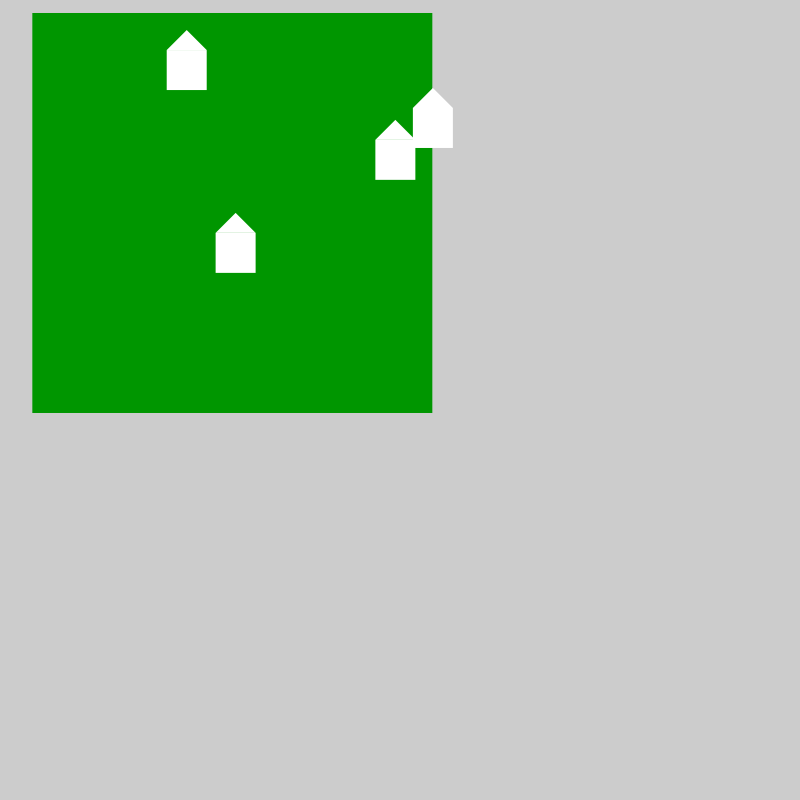
Frame 1 (no input)
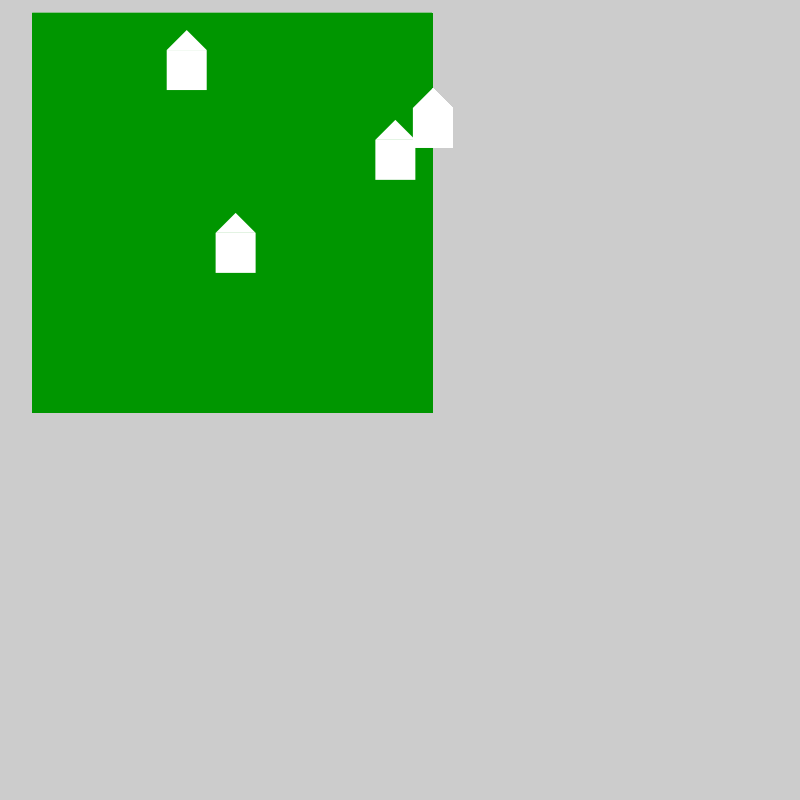
Frame 60 (the mouse pressed at the canvas centre just before this capture)
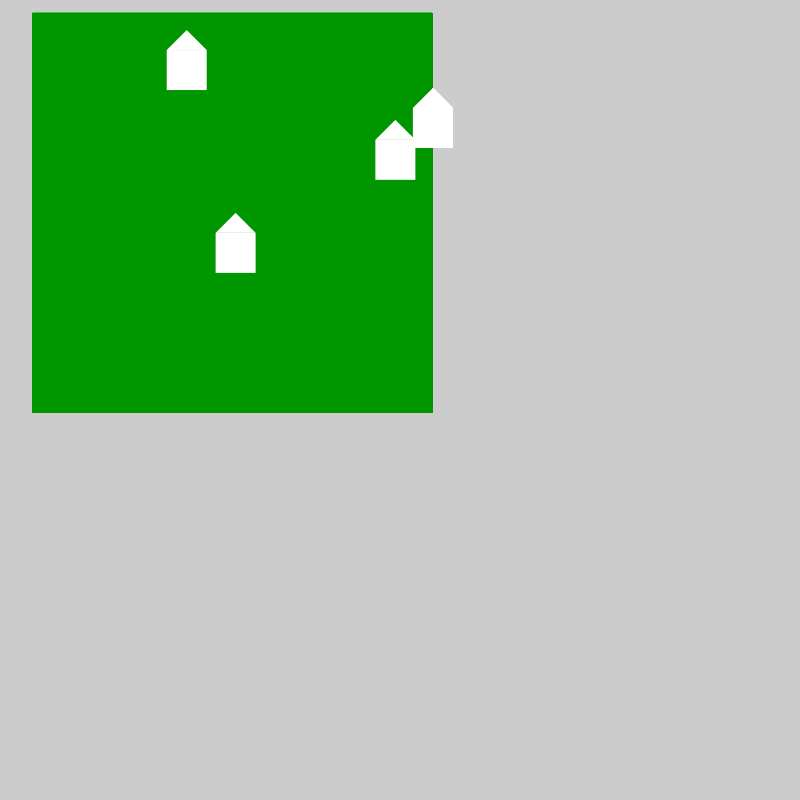
Frame 120 (the mouse held since frame 60 and released just before this capture)

The Processing sketch that drew these frames (run headless with seeded random() and noise(); from frame 60 on, the mouse is pressed at the canvas centre):

// Processing sketch: exercicio14
// ── exercicio14.pde
Aldeia espaco = new Aldeia();


void setup(){
  size(800,800);
}

void draw(){
espaco.desenha();

}

// ── Aldeia.pde
class Aldeia {

  float posX, posY, tam;
  Casa[] casas;
  
  Aldeia() {
    posX = random(width/2);
    posY = random(height/2);
    tam = 400;
    casas = new Casa[4];
    for (int i=0;i<4;i++){
    casas[i] = new Casa(posX, posY, tam);
    }
  }

  void desenha() {

    fill(0, 150, 0);
    noStroke();
    rect(posX, posY, tam, tam);
    for(int i=0;i<4;i++){
    casas[i].desenha();
    }
  }
} 

// ── Casa.pde
class Casa{
  
float posX, posY, tam, tam1;

  Casa(float x, float y, float t){
  
    posX = random(x, x+t);
    posY = random(y, y+t);
    tam = 40;
    
  }
  
  void desenha(){
    
      fill(255);
      rect(posX, posY, tam, tam);
      triangle(posX, posY, posX+tam/2, posY-tam/2, posX+tam, posY);
    
  }
  
}
